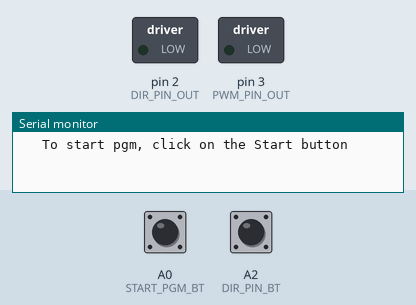
Recording of a sketch running on a simulated Arduino Uno, built with avr-gcc and run on an emulated ATmega328P. On the bench: switched loads named in the sketch (green lamp = pin HIGH), the last lines printed to the serial monitor. Inputs (shaded band) come from the test bench; at power-on: A0 (START_PGM_BT) HIGH, A2 (DIR_PIN_BT) HIGH.

Above: at 0.8 s.
0.9 s: A0 (START_PGM_BT) pulled LOW for 0.15 s
At 1.6 s:
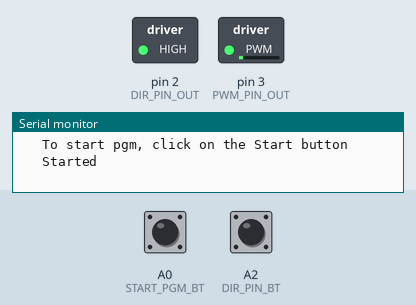
4.0 s: A2 (DIR_PIN_BT) pulled LOW for 1 s
At 5.3 s:
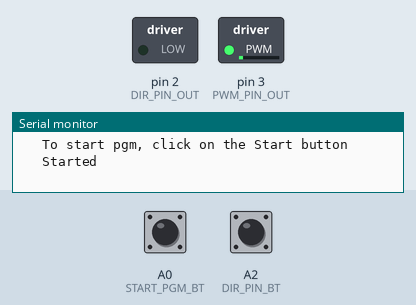
7.6 s: A2 (DIR_PIN_BT) pulled LOW for 3.2 s
At 15.7 s:
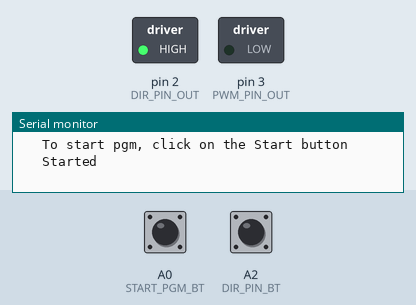
Timing chart, 0 to 19.8 s (numbered marks = the images above; inputs shaded):
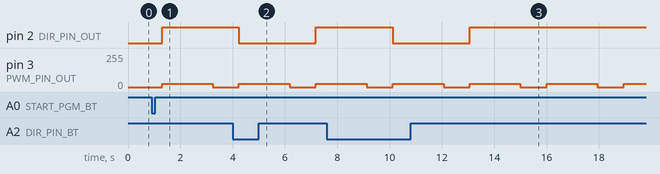

The sketch:

HBM-LPF-WheelControl.ino
```cpp
// HBM-LPF- HoverBoard LowPass Filter and Wheel Control with ZS-X11H driver - 08/10/2022

const int START_PGM_BT = A0;          // Start pgm button
const int PWM_PIN_OUT = 3;            // 490Hz PWM Output
const int DIR_PIN_BT = A2;            // Direction button
const int DIR_PIN_OUT = 2;            // Direction Output

void setup() {
  Serial.begin(9600);
  pinMode(START_PGM_BT,INPUT_PULLUP);
  pinMode(DIR_PIN_BT,INPUT_PULLUP);
  pinMode(DIR_PIN_OUT, OUTPUT);
  pinMode(PWM_PIN_OUT, OUTPUT);
  Serial.print("\n\t To start pgm, click on the Start button");  while(digitalRead(START_PGM_BT));  delay(400);  Serial.print("\n\t Started");
}

void loop() {
  int PWM = 25;                                           // you must choose your speed
  analogWrite(PWM_PIN_OUT, PWM);                          // write PWM value to output with LowPass Filter
  digitalWrite(DIR_PIN_OUT, digitalRead(DIR_PIN_BT));     // change direction when button actived
  delay(1940);                                            // to make a turn, this value depends on the speed
  PWM = 0;  analogWrite(PWM_PIN_OUT, PWM);                // write PWM value to output with LowPass Filter
  delay(1000);                                            // a break between 2 turns
}
```

Measured:
- after the input at 0.9 s, pin 2 (DIR_PIN_OUT): LOW → HIGH after 0.40 s; pin 3 (PWM_PIN_OUT): 0/255 → 25/255 after 0.40 s, → 0/255 1.9 s later
- after the input at 4.0 s, pin 2 (DIR_PIN_OUT): HIGH → LOW after 0.24 s, → HIGH 2.9 s later
- after the input at 7.6 s, pin 2 (DIR_PIN_OUT): HIGH → LOW after 2.5 s, → HIGH 2.9 s later
